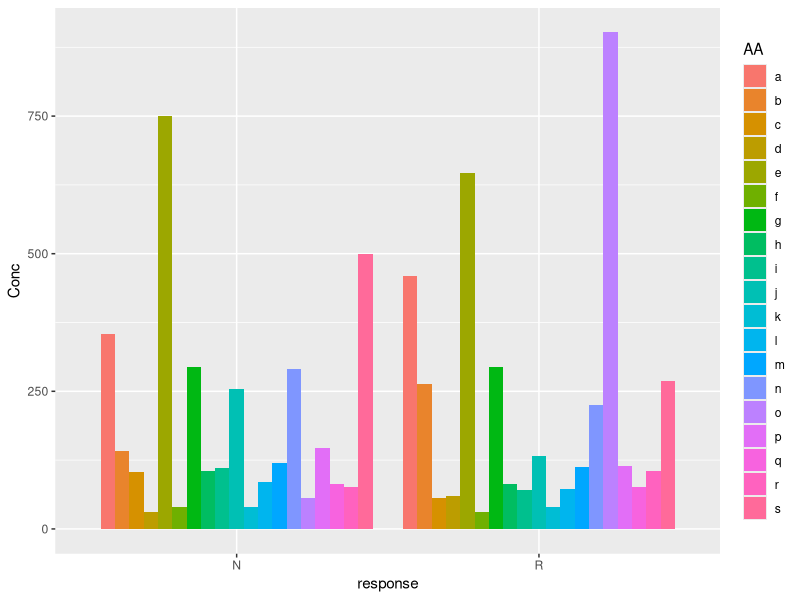
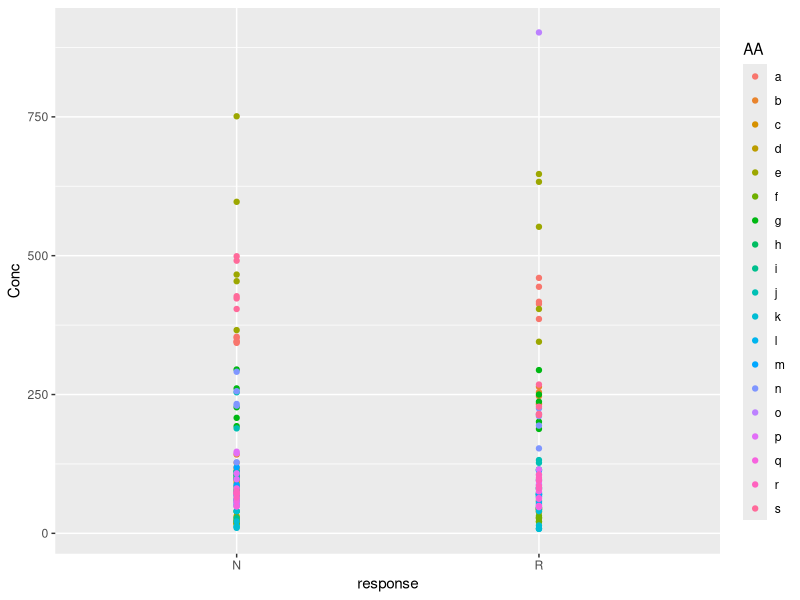
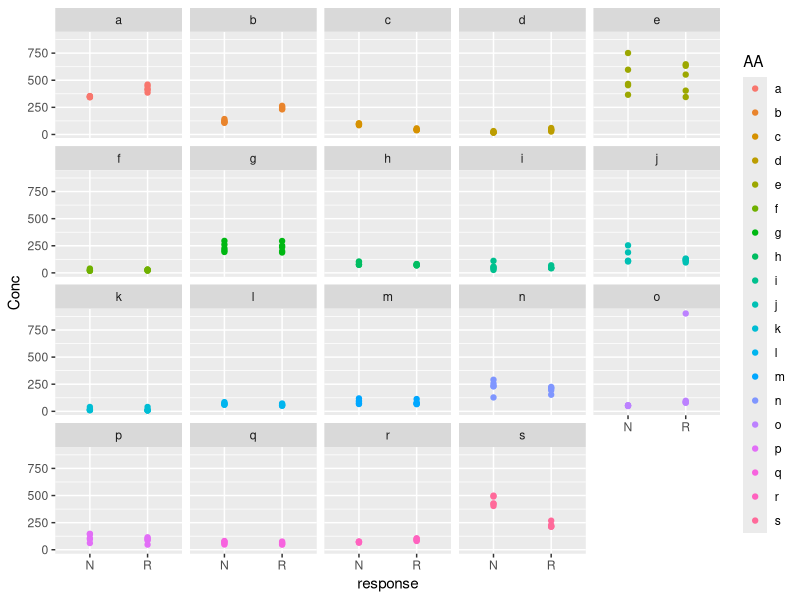
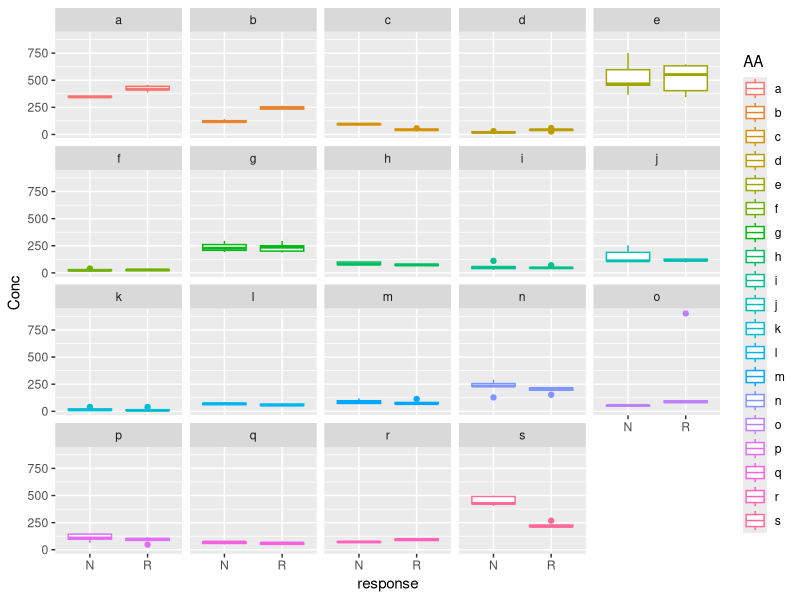
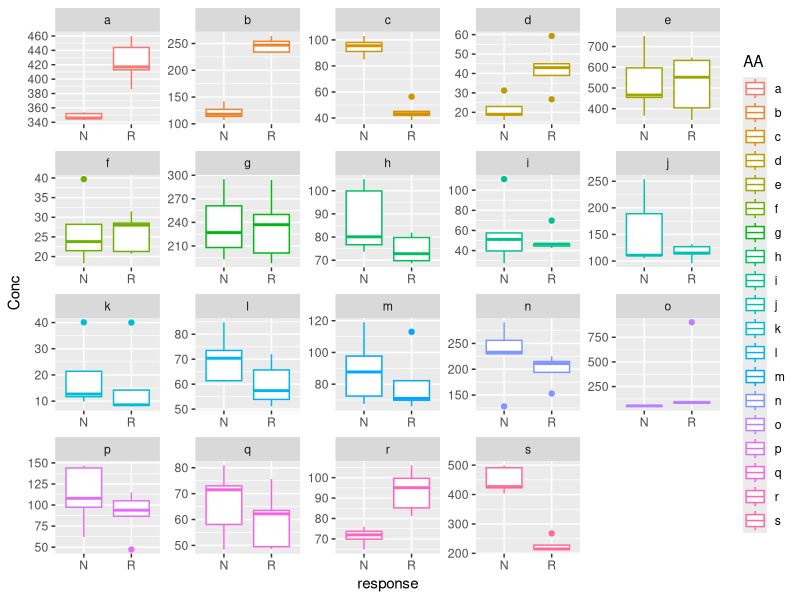
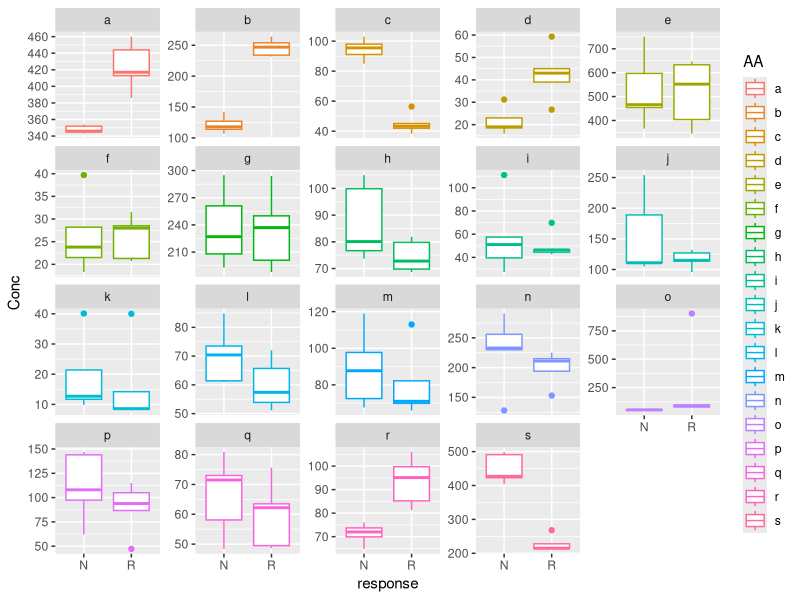
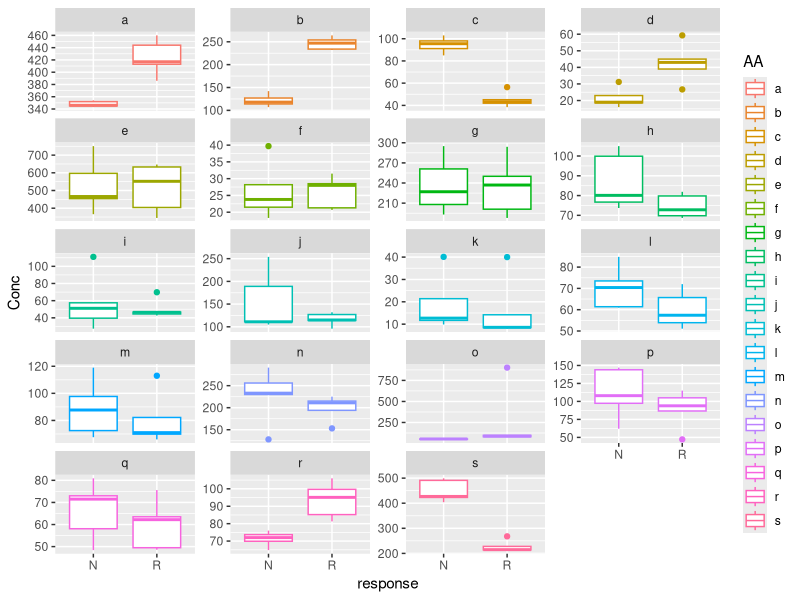

Write the R code that produced these figures, in order. (Note: this script raises an error after producing the figures.)
#how to make ggplot
#import data and convert it in long format & for 
#converting it into long format you need "reshape2" package
install.packages("reshape2")
library(reshape2)
sample.data = read.table("sample.data.csv", header=TRUE, sep=",")
data.long=melt(sample.data, c("response"))
colnames(data.long)[2:3]=c("AA", "Conc")

# for ggplot

install.packages("ggplot2")
#require(ggplot2)

## Additional comment from Sarah: You shouldn't actually use require() like this
## and here is why: http://yihui.name/en/2014/07/library-vs-require/
## Basically, require() is (or should be) only used inside functions.

library(ggplot2)
# barplot
ggplot(data.long, aes(x=response, y=Conc, fill=AA)) +
  geom_bar(stat="identity", position = position_dodge())
# scatter plot
ggplot(data.long, aes(x=response, y=Conc, color=AA)) +
  geom_point()
# for plotting individual Amino acids
ggplot(data.long, aes(x=response, y=Conc, color=AA)) +
  geom_point() + facet_wrap(~AA)
# for boxplot
ggplot(data.long, aes(x=response, y=Conc, color=AA)) +
  geom_boxplot() + facet_wrap(~AA)

# to make the graph scale free
ggplot(data.long, aes(x=response, y=Conc, color=AA)) +
  geom_boxplot() + facet_wrap(~AA, scales = "free")
# free only y axis
ggplot(data.long, aes(x=response, y=Conc, color=AA)) +
  geom_boxplot() + facet_wrap(~AA, scales = "free_y")
# for better visualization
ggplot(data.long, aes(x=response, y=Conc, color=AA)) +
  geom_boxplot() + facet_wrap(~AA, scales = "free_y", ncol = 4)


# to apply t.test

t.test(Conc~response, data.long, mu=0, alt = "two.sided", 
       conf=0.95, Var.eq=F, paired=F)
# but we need t.test for individual Amino acids b/t R and N groups

# apply split function to split data for individual AA in both groups

split(data.long, "AA")
split.data=split(data.long,data.long$AA)

#to have a look on first AA
x = split.data[[1]]
# have a look on other AA
split.data[[2]]
split.data[[3]]

# function to do a t test and calculate the group means
ttfunct = function(x){
  # run the t test and return only the p-value
  p=t.test(x$Conc~x$response)$p.value
  # calculate the mean concentration per response
  m=tapply(x$Conc, x$response, mean)
  # return the results
  return(c(m,p))
  }

# run function on data per amino acid
tmp = lapply(split.data, FUN = ttfunct)
# convert the result to data frame
data.result = do.call(rbind,tmp)
colnames(data.result) <- c("N.mean", "R.mean", "p.value")